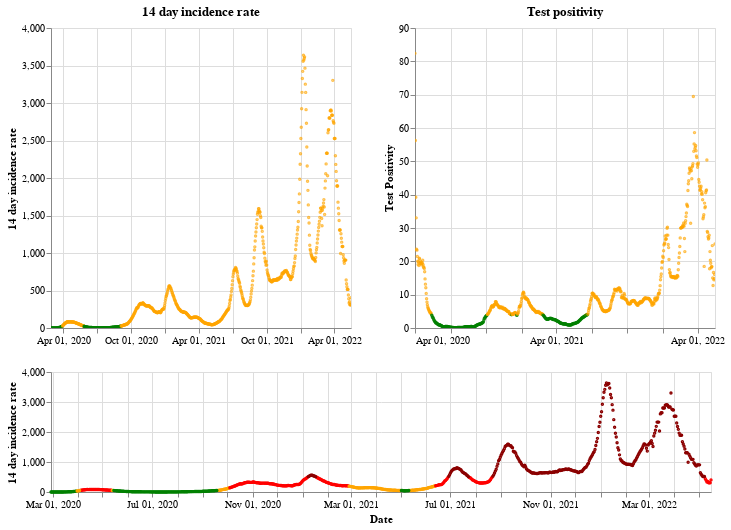

The notebook cell this image was saved under:
### Markdown cell above
## Scotland

### Code cell
plot_traffic_light('Scotland')

### Figure 1 — Vega-Lite specification as saved in the notebook (floating-point values rounded to 4 significant figures; data arrays with more than 128 entries replaced by an {"elided": "..."} marker saying what was removed)
{"config": {"view": {"continuousWidth": 400, "continuousHeight": 300}}, "vconcat": [{"hconcat": [{"mark": {"type": "point", "size": 2}, "encoding": {"color": {"condition": {"value": "green", "test": "(datum.twoWeeklyCasesRate <= 25)"}, "value": "orange"}, "tooltip": [{"type": "nominal", "field": "areaName"}, {"type": "temporal", "field": "date"}, {"type": "quantitative", "field": "twoWeeklyCasesRate"}, {"type": "quantitative", "field": "testPositivity"}], "x": {"type": "temporal", "axis": {"title": ""}, "field": "date", "scale": {"domain": {"selection": "DateBrush"}}, "timeUnit": "yearmonthdate"}, "y": {"type": "quantitative", "axis": {"title": "14 day incidence rate"}, "field": "twoWeeklyCasesRate"}}, "title": "14 day incidence rate", "width": 300}, {"mark": {"type": "point", "size": 2}, "encoding": {"color": {"condition": {"value": "green", "test": "(datum.testPositivity <= 4)"}, "value": "orange"}, "tooltip": [{"type": "nominal", "field": "areaName"}, {"type": "temporal", "field": "date"}, {"type": "quantitative", "field": "twoWeeklyCasesRate"}, {"type": "quantitative", "field": "testPositivity"}], "x": {"type": "temporal", "axis": {"title": ""}, "field": "date", "scale": {"domain": {"selection": "DateBrush"}}, "timeUnit": "yearmonthdate"}, "y": {"type": "quantitative", "axis": {"title": "Test Positivity"}, "field": "testPositivity"}}, "title": "Test positivity", "width": 300}]}, {"layer": [{"mark": {"type": "point", "size": 2}, "encoding": {"color": {"condition": {"value": "orange", "test": "(((datum.testPositivity < 4) && (datum.twoWeeklyCasesRate >= 50)) && (datum.twoWeeklyCasesRate < 200))"}, "value": "red"}, "opacity": {"condition": {"value": 1, "test": "((datum.twoWeeklyCasesRate >= 50) && (datum.twoWeeklyCasesRate < 500))"}, "value": 0}, "tooltip": [{"type": "nominal", "field": "areaName"}, {"type": "temporal", "field": "date"}, {"type": "quantitative", "field": "twoWeeklyCasesRate"}, {"type": "quantitative", "field": "testPositivity"}], "x": {"type": "temporal", "axis": {"title": "Date"}, "field": "date", "timeUnit": "yearmonthdate"}, "y": {"type": "quantitative", "axis": {"title": "14 day incidence rate"}, "field": "twoWeeklyCasesRate"}}, "selection": {"DateBrush": {"type": "interval", "encodings": ["x"], "fields": ["Time"]}}}, {"mark": {"type": "point", "size": 2}, "encoding": {"color": {"value": "darkred"}, "opacity": {"condition": {"value": 1, "test": "(datum.twoWeeklyCasesRate >= 500)"}, "value": 0}, "tooltip": [{"type": "nominal", "field": "areaName"}, {"type": "temporal", "field": "date"}, {"type": "quantitative", "field": "twoWeeklyCasesRate"}, {"type": "quantitative", "field": "testPositivity"}], "x": {"type": "temporal", "axis": {"title": "Date"}, "field": "date", "timeUnit": "yearmonthdate"}, "y": {"type": "quantitative", "axis": {"title": "14 day incidence rate"}, "field": "twoWeeklyCasesRate"}}}, {"mark": {"type": "point", "size": 2}, "encoding": {"color": {"condition": {"value": "green", "test": "((datum.testPositivity < 4) && (datum.twoWeeklyCasesRate < 50))"}, "value": "orange"}, "opacity": {"condition": {"value": 1, "test": "(datum.twoWeeklyCasesRate < 50)"}, "value": 0}, "tooltip": [{"type": "nominal", "field": "areaName"}, {"type": "temporal", "field": "date"}, {"type": "quantitative", "field": "twoWeeklyCasesRate"}, {"type": "quantitative", "field": "testPositivity"}], "x": {"type": "temporal", "axis": {"title": "Date"}, "field": "date", "timeUnit": "yearmonthdate"}, "y": {"type": "quantitative", "axis": {"title": "14 day incidence rate"}, "field": "twoWeeklyCasesRate"}}}], "height": 120, "width": 660}], "data": {"name": "data-fb60a4dcebeb35c6cc1692fe2a5dbf00"}, "$schema": "https://vega.github.io/schema/vega-lite/v4.8.1.json", "datasets": {"data-fb60a4dcebeb35c6cc1692fe2a5dbf00": {"elided": "809 records"}}}
